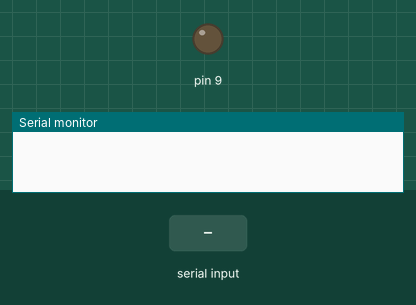
The sketch below on a simulated Arduino Uno, built with avr-gcc and run on an emulated ATmega328P. Parts: output pins drawn as LEDs (lit = HIGH), the last lines printed to the serial monitor. The inputs (shaded band) are chosen by the test bench.

Above: at 1.2 s.
1.3 s: "1" received over Serial
At 1.8 s:
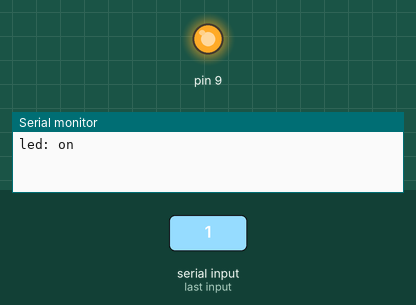
2.8 s: "0" received over Serial
At 4.1 s:
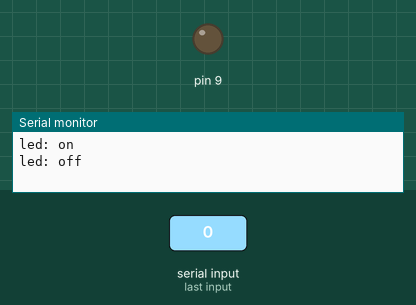
Timing chart, 0 to 5.8 s (numbered marks = the images above; inputs shaded):
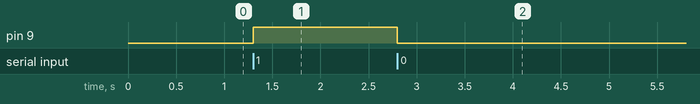

The sketch:

Bluetooth.ino
```cpp
int state = 0;

void setup()
{
  pinMode(9, OUTPUT);
  Serial.begin(9600);
  //Serial1.begin(9600);
}
void loop()
{

  if(Serial.available()>0)
  {
    state = Serial.read();

    if (state == '0')
    {
      digitalWrite(9, LOW);
      Serial.println("led: off");
      state = 0;
    }
    if (state == '1')
    {
      digitalWrite(9, HIGH);
      Serial.println("led: on");
      state = 1;
    }
  }
}
```

Measured:
- after the input at 1.3 s, pin 9: LOW → HIGH at once
- after the input at 2.8 s, pin 9: HIGH → LOW at once
